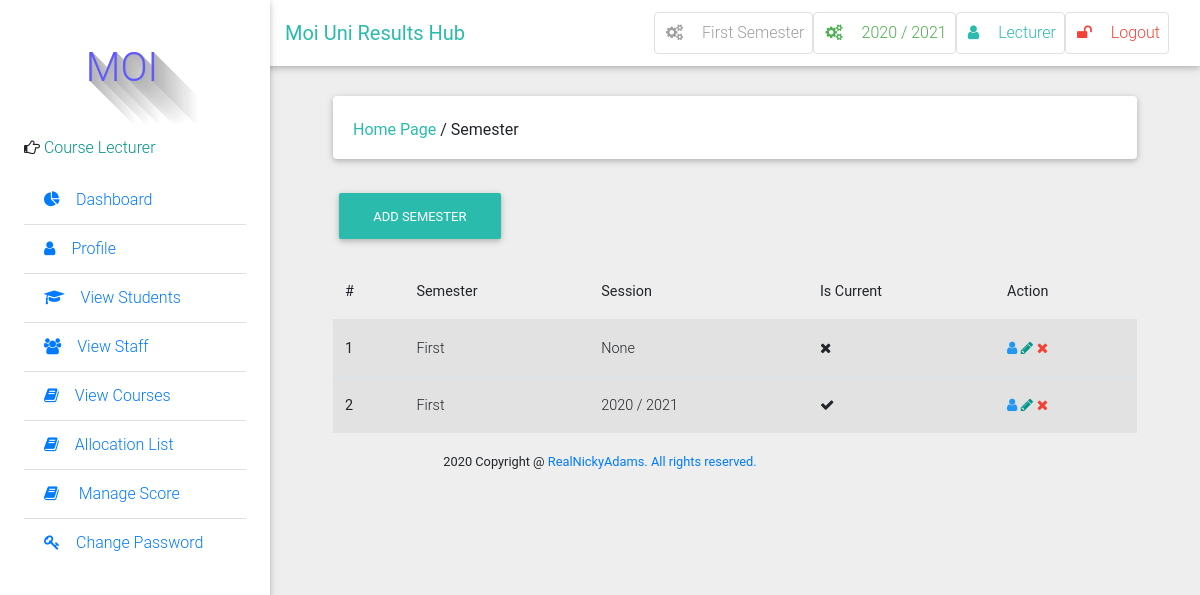
Page /semester/ (signed in) on the committed database.
### result/models.py (models this page shows, shortened)
class Semester(models.Model):
    semester = models.CharField(max_length=10, choices=SEMESTER, blank=True)
    is_current_semester = models.BooleanField(default=False, blank=True, null=True)
    session = models.ForeignKey(Session, on_delete=models.CASCADE, blank=True, null=True)
    next_semester_begins = models.DateField(null=True, blank=True)
    def __str__(self):
        return self.semester

class Session(models.Model):
    session = models.CharField(max_length=200, unique=True)
    is_current_session = models.BooleanField(default=False, blank=True, null=True)
    next_session_begins = models.DateField(blank=True, null=True)
    def __str__(self):
        return self.session

class User(AbstractUser):
    is_student = models.BooleanField(default=False)
    is_lecturer = models.BooleanField(default=False)
    phone = models.CharField(max_length=60, blank=True, null=True)
    address = models.CharField(max_length=60, blank=True, null=True)
    picture = models.ImageField(upload_to="pictures/", blank=True, null=True)
    email = models.EmailField(blank=True, null=True)
    admission = models.CharField(max_length=10)
    username_validator = ASCIIUsernameValidator()

### result/views.py (the view)
# urls.py: path('semester/', views.semester_list_view, name="manage_semester"),
@login_required
@lecturer_required
def semester_list_view(request):
    semesters = Semester.objects.all().order_by('-semester')
    return render(request, 'result/manage_semester.html', {"semesters": semesters,})

### result/context_processors.py (called while the page is built)
def get_current_year_to_context(request):
    current_datetime = datetime.datetime.now()
    return {
        'current_year': current_datetime.year
    }

def session_processor(request):
    current_session = Session.objects.get(is_current_session=True)
    return {"current_session": current_session}

def semester_processor(request):
    current_semester = Semester.objects.get(is_current_semester=True)
    return {"current_semester": current_semester}

### templates/result/manage_semester.html (shortened to what this page needs)
{% extends 'base.html' %}
{% block side_bar %}
    {% include 'partial_active_element.html' with active='manage_semester' %}
{% endblock side_bar %}
{% block content %}
	<div class="container-fluid mt-5">
            <div class="card mb-4 wow fadeIn">
                <div class="card-body d-sm-flex justify-content-between">
                    <h6 class="mb-2 mb-sm-0 pt-1">
                        <a class ='text-default' href="/">Home Page</a>
                        <span>/</span>
                        <span>Semester</span>
                    </h6>
                </div>
            </div>
            <h6 class="mb-2 mb-sm-0 pt-1">
            <a href="{% url 'create_new_semester' %}" class="btn btn-default btn-rounded mb-4">
               Add Semester
            </a>
            </h6>
                <table class="table table-striped">
                     <thead>
                        <tr>
                          <th scope="col">#</th>
                          <th scope="col">Semester</th>
                          <th scope="col">Session</th>
                          <th scope="col">Is Current</th>
                          <th scope="col">Action</th>
                        </tr>
                    </thead>
                {% for semester in semesters %}
                    <tbody>
                        <tr>
                          <th scope="row">{{ forloop.counter }}</th>
                          <td>{{ semester.semester }}</td>
                          <td>{{ semester.session }}</td>
                          <td>{% if semester.is_current_semester %}<i class="fa fa-check"></i>{% else %}<i class="fa fa-times">{% endif %}</td>
                          <td>
                            <a title="view" class="blue-text"><i class="fa fa-user"></i></a>
                            <a href="{% url 'edit_semester' pk=semester.pk %}" title="edit" class="teal-text"><i class="fa fa-pencil"></i></a>
                            <a href="{% url 'delete_semester' pk=semester.pk %}" title="delete" class="red-text"><i class="fa fa-times"></i></a>
                          </td>
                        </tr>
                    </tbody>
                {% endfor %}
                 </table>
            </div>
{% endblock %}

### templates/base.html (shortened to what this page needs)
 {%load static %}
<!DOCTYPE html>
<html lang="en">
    <head>
        <link rel="stylesheet" href="https://maxcdn.bootstrapcdn.com/font-awesome/4.7.0/css/font-awesome.min.css">
        <link href="{% static 'css/bootstrap.min.css' %}" rel="stylesheet">
        <link href="{% static 'css/mdb.min.css' %}" rel="stylesheet">
        <link href="{% static 'css/style.css' %}" rel="stylesheet">
    </head>
    <body class="grey lighten-3">
    <header>
        <nav class="navbar fixed-top navbar-expand-lg navbar-light white scrolling-navbar">
            <div class="container-fluid">
                <a class="navbar-brand waves-effect" href="/">
                    <strong class="text-default ">Moi Uni Results Hub</strong>
                </a>
                <div class="collapse navbar-collapse" id="navbarSupportedContent">
                          {% if user.is_authenticated %}
                    <ul class="navbar-nav nav-flex-icons">
                        <li class="nav-item">
                            <a href="{% if request.user.is_superuser %}{% url 'manage_semester' %}{% else %}#{% endif %}" class="nav-link border border-light grey-text rounded waves-effect">
                                <i class="fa fa-cogs mr-3"></i>{{ current_semester }} Semester
                            </a>
                        </li>
                        <li class="nav-item">
                            <a href="{% if request.user.is_superuser %}{% url 'manage_session' %}{% else %}#{% endif %}" class="nav-link border border-light green-text rounded waves-effect">
                                <i class="fa fa-cogs mr-3"></i>{{ current_session }}
                            </a>
                        </li>
                        <li class="nav-item">
                            <a href="{% url 'profile' %}" class="nav-link border border-light rounded waves-effect text-default">
                                <i  class="fa fa-user mr-3"></i>{{ user|capfirst }}
                            </a>
                        </li>
                         <li class="nav-item">
                            <a href="/accounts/logout/" class="nav-link border border-light rounded waves-effect red-text">
                                <i class="fa fa-unlock mr-3"></i>Logout
                            </a>
                        </li>
                    {% endif %}
                </div>
            </div>
        </nav>
        <div class="sidebar-fixed position-fixed">
                <p style="margin-left: 30px;" id="icon" class="logo"> MOI</p>
                {% if request.user.is_lecturer %}
                <p><i class="fa fa-hand-o-right" aria-hidden="true"></i>
                    <span class="teal-text text-center"> Course Lecturer</span></p>
                {% elif request.user.is_student %}
                <p><i class="fa fa-hand-o-right" aria-hidden="true"></i>
                    <span class="teal-text text-center"> Student</span></p>
                {% else %}
                <p><i class="fa fa-hand-o-right" aria-hidden="true"></i>
                    <span class="teal-text text-center"> System Admin</span></p>
                {% endif %}
            <div class="dashboard">
            {% block side_bar %}{% endblock side_bar %}
            </div>
        </div>
    </header>
    <main class="pt-5 mx-lg-5">
        {% block content%} {% endblock %}
    </main>
<footer class="footer text-center">
        <div class="container">
            <small class="copyright">{{ current_year }} Copyright @ <a href="#">RealNickyAdams. All rights reserved. </a></small>
        </div>
    </footer>
    </body>
</html>

### static/css/style.css (style rules this page uses)
.sidebar-fixed { height: 100vh; width: 270px; -webkit-box-shadow: 0 2px 5px 0 rgba(0, 0, 0, 0.16), 0 2px 10px 0 rgba(0, 0, 0, 0.12); box-shadow: 0 2px 5px 0 rgba(0, 0, 0, 0.16), 0 2px 10px 0 rgba(0, 0, 0, 0.12); z-index: 1050; background-color: #fff; padding: 1.5rem; padding-top: 0; }
@media (min-width: 1200px) { .navbar, .page-footer, main { padding-left: 270px; } }
.logo { text-color:#006666; text-shadow: rgb(179, 179, 179) 0px 0px 0px, rgb(180, 180, 180) 1px 1px 0px, rgb(182, 182, 182) 2px 2px 0px, rgb(184, 184, 184) 3px 3px 0px, rgb(185, 185, 185) 4px 4px 0px, rgb(187, 187, 187) 5px 5px 0px, rgb(189, 189, 189) 6px 6px 0px, rgb(190, 190, 190) 7px 7px 0px, rgb(192, 192, 192) 8px 8px 0px, rgb(194, 194, 194) 9px 9px 0px, rgb(195, 195, 195) 10px 10px 0px, rgb(197, 197, 197) 11px 11px 0px, rgb(199, 199, 199) 12px 12px 0px, rgb(201, 201, 201) 13px 13px 0px, rgb(202, 202, 202) 14px 14px 0px, rgb(204, 204, 204) 15px 15px 0px, rgb(206, 206, 206) 16px 16px 0px, rgb(207, 207, 207) 17px 17px 0px, rgb(209, 209, 209) 18px 18px 0px, rgb(211, 211, 211) 19px 19px 0px, rgb(212, 212, 212) 20px 20px 0px, rgb(214, 214, 214) 21px 21px 0px, rgb(216, 216, 216) 22px 22px 0px, rgb(218, 218, 218) 23px 23px 0px, rgb(219, 219, 219) 24px 24px 0px, rgb(221, 221, 221) 25px 25px 0px, rgb(223, 223, 223) 26px 26px 0px, rgb(224, 224, 224) 27px 27px 0px, rgb(226, 226, 226) 28px 28px 0px, rgb(228, 228, 228) 29px 29px 0px, rgb(230, 230, 230) 30px 30px 0px, rgb(231, 231, 231) 31px 31px 0px, rgb(233, 233, 233) 32px 32px 0px, rgb(235, 235, 235) 33px 33px 0px, rgb(236, 236, 236) 34px 34px 0px, rgb(238, 238, 238) 35px 35px 0px, rgb(240, 240, 240) 36px 36px 0px, rgb(241, 241, 241) 37px 37px 0px, rgb(243, 243, 243) 38px 38px 0px, rgb(245, 245, 245) 39px 39px 0px, rgb(247, 247, 247) 40px 40px 0px, rgb(248, 248, 248) 41px 41px 0px, rgb(250, 250, 250) 42px 42px 0px, rgb(252, 252, 252) 43px 43px 0px, rgb(253, 253, 253) 44px 44px 0px; font-size: 40px; color: rgb(95, 89, 255); height: 120px; width: 136px; line-height: 136px; border-radius: ; text-align: center; background-color: rgb(255, 255, 255); }

### templates/base.html (style rules this page uses)
.dashboard { display: block; max-height: 500px; overflow-y: auto; -ms-overflow-style: -ms-autohiding-scrollbar; }

### rows in the picture
Semester: semester "First", session "2020 / 2021", is_current_semester True (drawn)
Session: session "2020 / 2021"
User: username "Lecturer"
Semester: semester "First", session "None", is_current_semester False (drawn)
